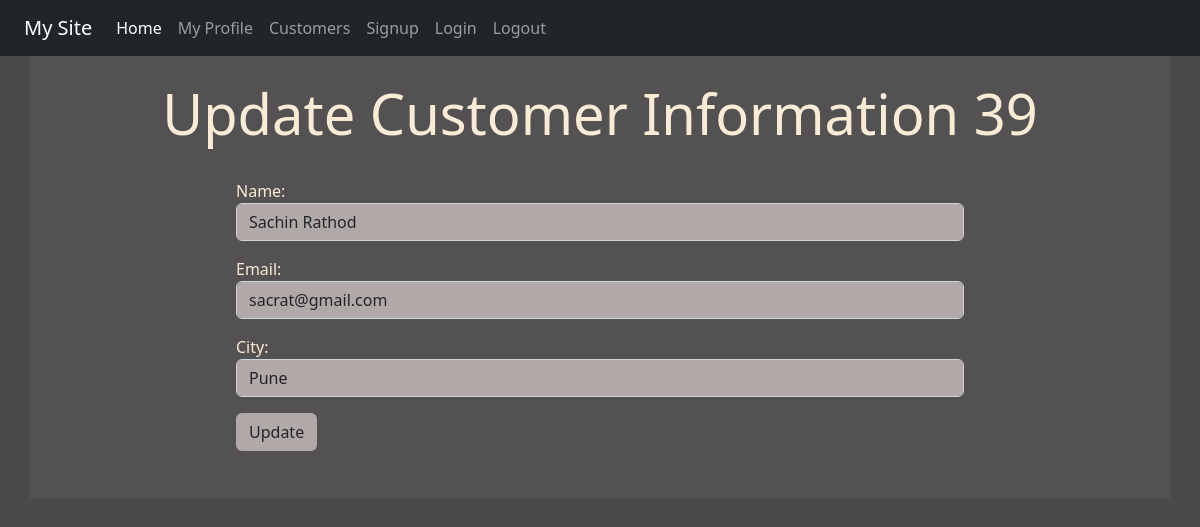
The page /viewdata/39 (signed in) on the database its author committed.
### reg/models.py (models this page shows)
class Customer(models.Model):
    name=models.CharField(max_length=70)
    email=models.EmailField(max_length=100)
    city=models.CharField(max_length=10)

### reg/views.py (the view)
# urls.py: path('viewdata/<int:id>', views.View_data, name='viewdata'),
def View_data(request,id):
    if request.user.is_authenticated:
        pi = Customer.objects.get(pk=id)
        fmm = CustomerReg(instance=pi)
        return render(request, 'reg/updatecustomer.html',{'formm':fmm, 'id':id})
    else:
        return HttpResponseRedirect('/login/')

### reg/forms.py
class CustomerReg(forms.ModelForm):
    class Meta:
        model = Customer
        fields = ['name', 'email', 'city']
        widgets = {
            'name': forms.TextInput(attrs={'class':'form-control'}),
            'email': forms.EmailInput(attrs={'class':'form-control'}),
            'city': forms.TextInput(attrs={'class':'form-control'}),
        }

### reg/templates/reg/updatecustomer.html (shortened to what this page needs)
{% extends 'reg/base.html' %}
{% block content %}
<div class="jumbotron jumbotron-fluid jumbo-color">
    <div class="container">
        <br>
        <h1 class="text-center display-4 font-weight-bold">Update Customer Information {{id}}</h1>
        <br>
        <div class="col-sm-8 offset-2">
            <form action="{% url 'updatedata' id %}" method="POST">
                {{formm.as_p}}
                <input type="submit" class="btn btnnn" value="Update">
            </form>
            <br>
            <br>
        </div>
    </div>
</div>
    {% endblock content %}

### reg/static/reg/css/style.css (style rules this page uses)
body { background-color:rgb(75,74,74); color: antiquewhite; }
.jumbo-color { background-color:rgb(83,81,82); }
.form-control { background-color: rgb(177, 168, 168); }
.btnnn { background-color: rgb(177, 168, 168) }

### rows shown on the page
Customer: name "Sachin Rathod", email "sacrat@gmail.com", city "Pune"

### other values the page prints
{{ id }} "39"
